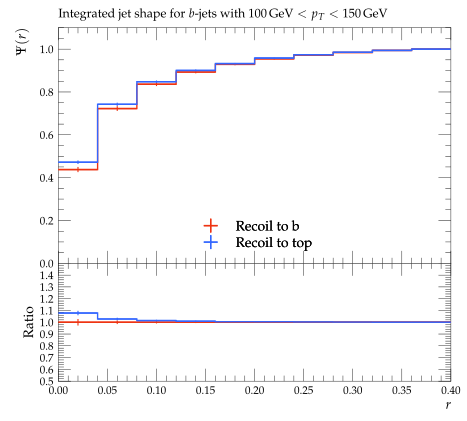

This figure's Python source:
#! /usr/bin/env python

# This Python script was auto-generated using YODA v2.0.2.
# Analysis object: /ATLAS_2013_I1243871/d05-x01-y02
# Timestamp: 03-08-2026 (15:47:41)

import matplotlib as mpl
import matplotlib.pyplot as plt
mpl.use('Agg') # comment out for interactive use
import os
import numpy as np

plotDir = os.path.split(os.path.realpath(__file__))[0]
if 'YODA_USER_PLOT_PATH' in globals():
    plot_outdir = globals()['YODA_USER_PLOT_PATH']
else:
    plot_outdir = plotDir

#plot style
plt.style.use(os.path.join(plotDir, '../default.mplstyle'))
# plot metadata
figW, figH = plt.rcParams['figure.figsize']
ax_xLabel = r'$r$'
ax_yLabel = r'$\Psi(r)$'
ax_title  = r'Integrated jet shape for $b$-jets with $100\,\mathrm{GeV} < p_T < 150\,\mathrm{GeV}$'
ax_xScale = 'linear'
ax_yScale = 'linear'
xLims = (0.0, 0.4)
yLims = (0.0, 1.1)

# TeX-friendly labels for the legend
labels = {
    'legend' : ([ r"Recoil to b", r"Recoil to top" ], r""),
}

# Adjust canvas width and height
canvasW = 10.0
canvasH = 9.0
figW *= canvasW/10.
figH *= canvasH/9.

# Create figure and axis objects
fig, (ax, ratio0_ax) = plt.subplots(2, 1, sharex=True,
                  figsize=(figW,figH), gridspec_kw={'height_ratios': (6.0, 3.0)})

# Set figure margins
plt.subplots_adjust(
    left   = 1.0 * plt.rcParams['figure.subplot.left'],
    right  = 1.0 * plt.rcParams['figure.subplot.right'],
    top    = 1.0 * plt.rcParams['figure.subplot.top'],
    bottom = 1.0 * plt.rcParams['figure.subplot.bottom'])

ratio0_ax.yaxis.set_major_locator(mpl.ticker.MultipleLocator(0.1))
ratio0_ax.set_ylim(0.5, 1.4999)
ratio0_ax.set_ylabel('Ratio')

# the numerical data is stored in a separate file
dataf = dict()
prefix = os.path.split(__file__)[0]
if prefix:    prefix = prefix + '/'
exec(open(prefix+'d05-x01-y02__data.py').read(), dataf)


legend_handles = dict() # keep track of handles for the legend

# style options for curves
# starts at zorder>=5 to draw curve on top of legend
styles = {
  'recoil_b': {
    'color' : '#EE3311',
    'linestyle' : '-',
    'linewidth' : 1,
    'marker' : 'none',
    'markersize' : 2,
    'capsize' : 0.0,
    'zorder' : 5,
    'histstyle' : 1,
    'drawstyle' : 'steps-pre',
    'xerrorbars' : 1,
    'yerrorbars' : 1,
    'fillcolor' : None,
    'fillopacity' : 1.0,
    'ratio0_linestyle' : '-',
    'ratio0_linewidth' : 1,
    'ratio0_marker' : 'none',
    'ratio0_markersize' : 2,
    'ratio0_capsize' : 0.0,
    'ratio0_zorder' : 5,
    'ratio0_histstyle' : 1,
    'ratio0_drawstyle' : 'steps-pre',
    'ratio0_xerrorbars' : 1,
    'ratio0_yerrorbars' : 1,
  },
  'recoil_t': {
    'color' : '#3366FF',
    'linestyle' : '-',
    'linewidth' : 1,
    'marker' : 'none',
    'markersize' : 2,
    'capsize' : 0.0,
    'zorder' : 6,
    'histstyle' : 1,
    'drawstyle' : 'steps-pre',
    'xerrorbars' : 1,
    'yerrorbars' : 1,
    'fillcolor' : None,
    'fillopacity' : 1.0,
    'ratio0_linestyle' : '-',
    'ratio0_linewidth' : 1,
    'ratio0_marker' : 'none',
    'ratio0_markersize' : 2,
    'ratio0_capsize' : 0.0,
    'ratio0_zorder' : 6,
    'ratio0_histstyle' : 1,
    'ratio0_drawstyle' : 'steps-pre',
    'ratio0_xerrorbars' : 1,
    'ratio0_yerrorbars' : 1,
  },
}

# curve from input yoda files in main panel
for label, yvals in dataf['yvals'].items():
    if all(np.isnan(v) for v in dataf['yvals'][label]):
        continue
    tmp = None
    if styles[label]['histstyle']: # draw as histogram
        xpos = dataf['xedges'][label] if styles[label]['drawstyle'] else dataf['xpoints'][label]
        ypos = np.insert(yvals, 0, yvals[0]) if styles[label]['drawstyle'] else yvals
        if styles[label]['fillcolor']: # fill area below curve
            ax.fill_between(xpos, ypos, step='pre',
                            color=styles[label]['fillcolor'],
                            alpha=styles[label]['fillopacity'])
        tmp, = ax.plot(xpos, ypos,
                       color=styles[label]['color'],
                       linestyle=styles[label]['linestyle'],
                       linewidth=styles[label]['linewidth'],
                       drawstyle=styles[label]['drawstyle'], solid_joinstyle='miter',
                       zorder=styles[label]['zorder'], label=label)
    tmp = ax.errorbar(dataf['xpoints'][label], yvals,
                      xerr=np.array(dataf['xerrs'][label])*styles[label]['xerrorbars'],
                      yerr=np.array(dataf['yerrs'][label])*styles[label]['yerrorbars'],
                      fmt=styles[label]['marker'], capsize=styles[label]['capsize'],
                      markersize=styles[label]['markersize'],
                      ecolor=styles[label]['color'],
                      color=styles[label]['color'], zorder=styles[label]['zorder'])
    tmp[-1][0].set_linestyle(styles[label]['linestyle'])
    tmp[-1][0].set_linewidth(styles[label]['linewidth'])
    if label in dataf['add_legend_handle']:  legend_handles[label] = tmp
    for varLabel in dataf['variation_yvals'].keys():
        if varLabel.startswith(label):
            tmp, = ax.plot(dataf['xedges'][label], dataf['variation_yvals'][varLabel],
                           color=styles[label]['color'],
                           linestyle=styles[label]['linestyle'],
                           linewidth=styles[label]['linewidth'],
                           drawstyle='steps-pre', solid_joinstyle='miter',
                           zorder=styles[label]['zorder'], alpha=0.5)


# plots on ratio panel
# curve from input yoda files in ratio panel
for label, yvals in dataf['ratio0_yvals'].items():
    if all(np.isnan(v) for v in yvals):
        continue
    if styles[label]['ratio0_histstyle']: # plot as histogram
        xpos = dataf['xedges']['recoil_b'] if styles[label]['ratio0_drawstyle'] else dataf['xpoints']['recoil_b']
        ypos = np.insert(yvals, 0, yvals[0]) if styles[label]['ratio0_drawstyle'] else yvals
        ratio0_ax.plot(xpos, ypos,
                       color=styles[label]['color'],
                       linewidth=styles[label]['linewidth'],
                       linestyle=styles[label]['ratio0_linestyle'],
                       drawstyle=styles[label]['ratio0_drawstyle'], zorder=styles[label]['zorder'],
                       solid_joinstyle='miter')
    tmp = ratio0_ax.errorbar(dataf['xpoints']['recoil_b'], yvals,
                             xerr=np.array(dataf['ref_xerrs'])*styles[label]['ratio0_xerrorbars'],
                             yerr=np.array(dataf['ratio0_yerrs'][label])*styles[label]['ratio0_yerrorbars'],
                             fmt=styles[label]['ratio0_marker'], capsize=styles[label]['ratio0_capsize'],
                             markersize=styles[label]['ratio0_markersize'],
                             ecolor=styles[label]['color'],
                             color=styles[label]['color'])
    tmp[-1][0].set_linestyle(styles[label]['ratio0_linestyle'])
    tmp[-1][0].set_linewidth(styles[label]['ratio0_linewidth'])

    for varlabel in dataf['ratio0_variation_vals'].keys():
        if varlabel.startswith(label):
            ratio0_ax.plot(dataf['xedges']['recoil_b'],
                            dataf['ratio0_variation_vals'][varlabel],
                            color=styles[label]['color'],
                            linestyle=styles[label]['linestyle'],
                            linewidth=styles[label]['linewidth'],
                            drawstyle='steps-pre', solid_joinstyle='miter',
                            zorder=1, alpha=0.5)

legend_items = list(legend_handles.values())
ax.add_artist(ax.legend(legend_items,
                        labels['legend'][0],
                        title=labels['legend'][1],
                        alignment='left',
                        loc='lower center',
                        bbox_to_anchor=(0.5, 0.0)))

# set plot metadata as defined above
ratio0_ax.set_xlabel(ax_xLabel)
ratio0_ax.xaxis.set_label_coords(1., -0.15)
ax.set_ylabel(ax_yLabel, ha='right', va='top')
ax.yaxis.set_label_coords(-0.11, 1.0)
ax.set_title(ax_title, loc='left')
ax.set_xscale(ax_xScale)
ax.set_yscale(ax_yScale)
ax.set_xlim(xLims)
ax.set_ylim(yLims)

# tick formatting
plt.rcParams['xtick.top'] = True
plt.rcParams['ytick.right'] = True
fig.align_ylabels((ax, ratio0_ax))
plt.savefig(os.path.join(plot_outdir, 'd05-x01-y02.pdf'), format='PDF')
plt.savefig(os.path.join(plot_outdir, 'd05-x01-y02.png'), format='PNG')

plt.close(fig)
